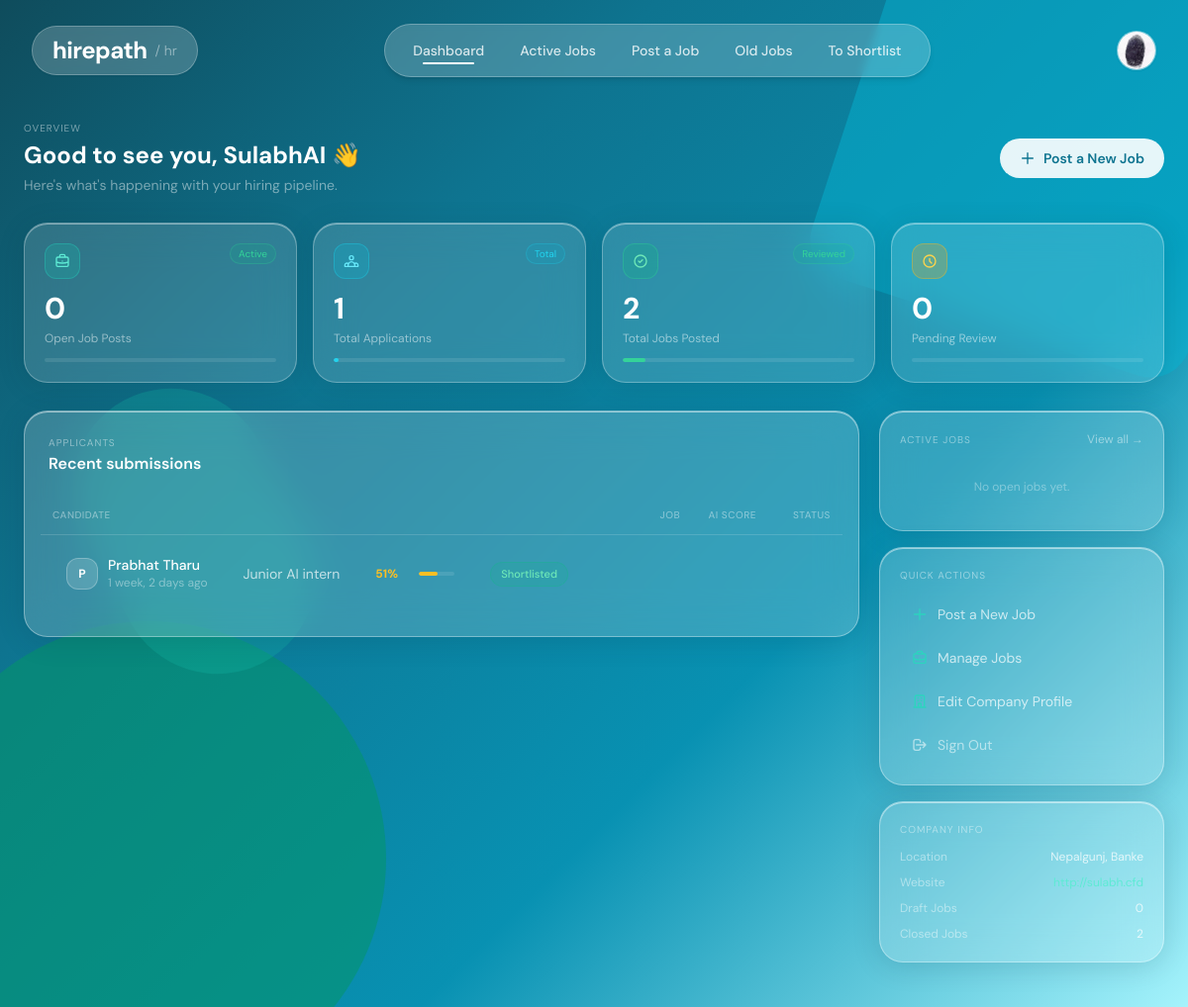
Before: /dashboard/company/ (signed in) with the older database file.
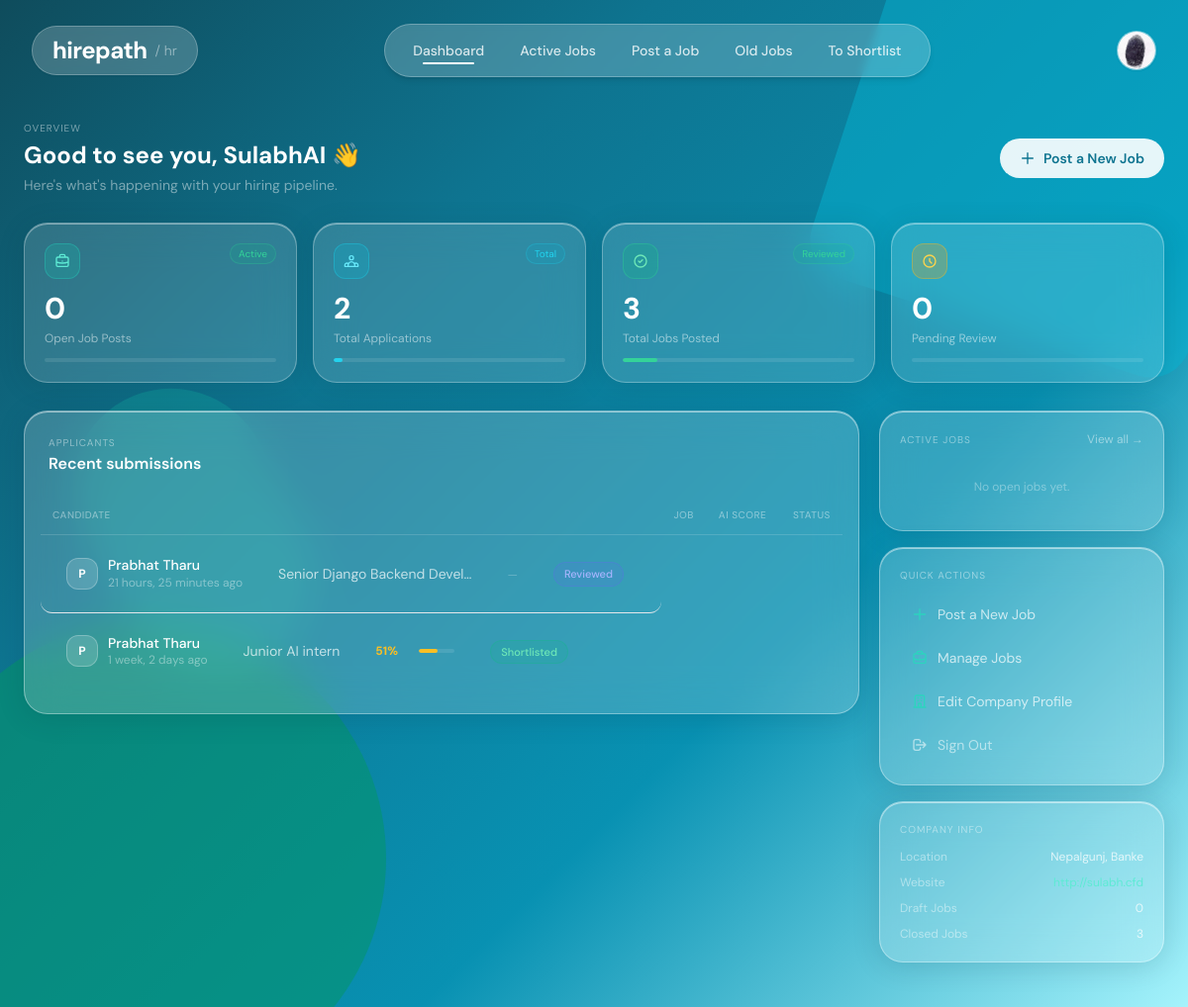
After: the same page with the newer database file.
### applications/models.py (models this page shows, shortened)
class Application(models.Model):
    class Status(models.TextChoices):
        PENDING     = "pending",     "Pending Review"
        REVIEWED    = "reviewed",    "Reviewed"
        SHORTLISTED = "shortlisted", "Shortlisted"
        REJECTED    = "rejected",    "Rejected"
        HIRED       = "hired",       "Hired"
        WITHDRAWN   = "withdrawn",   "Withdrawn"   # ← was missing, caused 3 view crashes
    candidate    = models.ForeignKey(
                     'accounts.CandidateProfile',
                     on_delete=models.CASCADE,
                     related_name="applications",
                   )
    job          = models.ForeignKey(
                     'jobs.Job',
                     on_delete=models.CASCADE,
                     related_name="applications",
                   )
    resume       = models.ForeignKey(
                     Resume,
                     on_delete=models.SET_NULL,
                     null=True,
                     related_name="applications",
                   )
    cover_letter  = models.TextField(blank=True, help_text="Optional cover letter")
    match_score   = models.FloatField(default=0)
    status        = models.CharField(
                      max_length=20,
                      choices=Status.choices,
                      default=Status.PENDING,
                    )
    company_note  = models.TextField(blank=True)
    score_notes   = models.TextField(blank=True)
    status_note   = models.TextField(blank=True, help_text="Internal note visible to company only")
    applied_at    = models.DateTimeField(auto_now_add=True)
    updated_at    = models.DateTimeField(auto_now=True)
    class Meta:
        constraints = [
            models.UniqueConstraint(fields=["candidate", "job"], name="unique_application")
        ]
        ordering = ["-match_score", "-applied_at"]
    @property
    def score_color(self):
        if self.match_score >= 75:
            return "green"
        elif self.match_score >= 45:
            return "yellow"
        return "red"

### accounts/models.py (models this page shows, shortened)
class CandidateProfile(models.Model):
    user            = models.OneToOneField(User, on_delete=models.CASCADE)
    phone           = models.CharField(max_length=20, blank=True)
    about           = models.TextField(blank=True)
    education       = models.TextField(blank=True)
    experience      = models.IntegerField(default=0)
    skills          = models.TextField(blank=True)
    profile_picture = models.ImageField(
                        upload_to='profile_pictures/',
                        blank=True,
                        null=True,
                      )

### jobs/models.py (models this page shows, shortened)
class Job(models.Model):
    class JobType(models.TextChoices):
        FULL_TIME  = "full_time",  "Full-time"
        PART_TIME  = "part_time",  "Part-time"
        CONTRACT   = "contract",   "Contract"
        INTERNSHIP = "internship", "Internship"
        REMOTE     = "remote",     "Remote"
        HYBRID     = "hybrid",     "Hybrid"
    class Status(models.TextChoices):
        OPEN   = "open",   "Open"
        CLOSED = "closed", "Closed"
        DRAFT  = "draft",  "Draft"
    class QualificationLevel(models.TextChoices):
        ANY      = "",         "Any / Not specified"
        DIPLOMA  = "diploma",  "Diploma"
        BACHELOR = "bachelor", "Bachelor's Degree"
        MASTER   = "master",   "Master's Degree"
        PHD      = "phd",      "PhD / Doctorate"
    company          = models.ForeignKey(
                         CompanyProfile,
                         on_delete=models.CASCADE,
                         related_name="jobs"
                       )
    title            = models.CharField(max_length=255)
    description      = models.TextField()
    requirements     = models.TextField(blank=True, help_text="Detailed role requirements")
    responsibilities = models.TextField(blank=True, help_text="Key responsibilities")
    experience_required    = models.IntegerField(
                               default=0,
                               help_text="Minimum years of experience required"
                             )
    qualification_required = models.CharField(
                               max_length=20,
                               choices=QualificationLevel.choices,
                               default=QualificationLevel.ANY,
                               blank=True,
                               help_text="Minimum qualification level required"
                             )
    open_positions   = models.PositiveIntegerField(
                         default=1,
                         help_text="Number of open positions for this role"
                       )
    skills           = models.ManyToManyField(Skill, blank=True)
    location         = models.CharField(max_length=255, blank=True)
    job_type         = models.CharField(
                         max_length=20,
                         choices=JobType.choices,
                         default=JobType.FULL_TIME
                       )
    salary_min       = models.PositiveIntegerField(null=True, blank=True)
    salary_max       = models.PositiveIntegerField(null=True, blank=True)
    salary_currency  = models.CharField(max_length=10, default="NPR")
    status           = models.CharField(
                         max_length=10,
                         choices=Status.choices,
                         default=Status.OPEN
                       )
    deadline         = models.DateField(null=True, blank=True)
    created_at       = models.DateTimeField(auto_now_add=True)
    updated_at       = models.DateTimeField(auto_now=True)
    results_published    = models.BooleanField(default=False)
    shortlist_email_sent = models.BooleanField(default=False)
    class Meta:
        ordering = ["-created_at"]

### accounts/views.py (the view)
# urls.py: path("dashboard/company/",   views.company_dashboard,        name="company_dashboard"),
@login_required
def company_dashboard(request):
    company = CompanyProfile.objects.filter(user=request.user).first()
    if not company:
        return redirect('candidate_dashboard')
    jobs = (
        Job.objects
        .filter(company=company)
        .order_by('-created_at')
    )
    total_jobs  = jobs.count()
    open_jobs   = jobs.filter(status=Job.Status.OPEN).count()
    closed_jobs = jobs.filter(status=Job.Status.CLOSED).count()
    draft_jobs  = jobs.filter(status=Job.Status.DRAFT).count()
    all_apps = Application.objects.filter(job__company=company)
    total_applicants = all_apps.exclude(
        status=Application.Status.WITHDRAWN
    ).count()
    pending_review = all_apps.filter(
        status=Application.Status.PENDING
    ).count()
    recent_applicants = (
        all_apps
        .exclude(status=Application.Status.WITHDRAWN)
        .select_related('candidate__user', 'job', 'resume')
        .order_by('-applied_at')[:8]
    )
    today = timezone.now().date()
    active_jobs = (
        jobs
        .filter(status=Job.Status.OPEN)
        .filter(Q(deadline__gte=today) | Q(deadline__isnull=True))
        .annotate(app_count=Count('applications'))
    )
    return render(request, 'accounts/company_dashboard.html', {
        'company':           company,
        'total_jobs':        total_jobs,
        'open_jobs':         open_jobs,
        'closed_jobs':       closed_jobs,
        'draft_jobs':        draft_jobs,
        'total_applicants':  total_applicants,
        'pending_review':    pending_review,
        'recent_applicants': recent_applicants,
        'active_jobs':       active_jobs,
    })

### jobs/context_processors.py (called while the page is built)
def to_shortlist_count(request):
    if not request.user.is_authenticated:
        return {}
    try:
        company = CompanyProfile.objects.get(user=request.user)
        count = Job.objects.filter(
            company=company,
            results_published=True,
            shortlist_email_sent=False,
        ).count()
        return {'to_shortlist_count': count}
    except CompanyProfile.DoesNotExist:
        return {}

### templates/accounts/company_dashboard.html (shortened to what the changed rows need)
{% extends "company_base.html" %}
{% block main_content %}
<main class="relative z-10 max-w-7xl mx-auto px-4 md:px-6 pt-[12vh] pb-12">
  <div class="flex flex-col sm:flex-row sm:items-center justify-between gap-4 mb-7">
    <div>
      <h1 class="text-2xl text-white font-bold">Good to see you, {{ company.company_name }} 👋</h1>
    </div>
  </div>
  <div class="grid grid-cols-2 md:grid-cols-4 gap-4 mb-7">
    <div class="stat-card rounded-3xl p-5">
      <div class="flex items-start justify-between mb-3">
        <div class="w-9 h-9 rounded-xl bg-cyan-500/25 border border-cyan-400/35 flex items-center justify-center">
        </div>
        <span class="text-[10px] text-cyan-400 bg-cyan-500/15 border border-cyan-400/25 px-2 py-0.5 rounded-full">Total</span>
      </div>
      <p class="text-3xl font-bold text-white">{{ total_applicants }}</p>
      <p class="text-xs text-white/50 mt-1">Total Applications</p>
      <div class="prog-bar mt-3"><div class="prog-fill bg-cyan-400" style="width:{% if total_applicants > 0 %}{% widthratio total_applicants 50 100 %}{% else %}0{% endif %}%"></div></div>
    </div>
    <div class="stat-card rounded-3xl p-5">
      <div class="flex items-start justify-between mb-3">
        <div class="w-9 h-9 rounded-xl bg-emerald-500/25 border border-emerald-400/35 flex items-center justify-center">
        </div>
        <span class="text-[10px] text-emerald-400 bg-emerald-500/15 border border-emerald-400/25 px-2 py-0.5 rounded-full">Reviewed</span>
      </div>
      <p class="text-3xl font-bold text-white">{{ total_jobs }}</p>
      <p class="text-xs text-white/50 mt-1">Total Jobs Posted</p>
      <div class="prog-bar mt-3"><div class="prog-fill bg-emerald-400" style="width:{% if total_jobs > 0 %}{% widthratio total_jobs 20 100 %}{% else %}0{% endif %}%"></div></div>
    </div>
  </div>
  <div class="flex flex-col lg:flex-row gap-5">
    <div class="flex-1 min-w-0 flex flex-col gap-5">
      <div class="glass rounded-3xl p-6">
        {% if recent_applicants %}
        <div class="overflow-x-auto -mx-2">
          <table class="w-full min-w-[500px]">
            <thead>
              <tr class="border-b border-white/15">
                <th class="text-left px-3 py-3 text-white/40 text-[10px] font-medium uppercase tracking-wider">Candidate</th>
                <th class="text-left px-3 py-3 text-white/40 text-[10px] font-medium uppercase tracking-wider hidden md:table-cell">Job</th>
                <th class="text-left px-3 py-3 text-white/40 text-[10px] font-medium uppercase tracking-wider hidden lg:table-cell">AI Score</th>
                <th class="text-right px-3 py-3 text-white/40 text-[10px] font-medium uppercase tracking-wider">Status</th>
              </tr>
            </thead>
            <tbody>
              {% for app in recent_applicants %}
              <tr class="app-row border-b border-white/8 last:border-0">
                <td class="px-3 py-3">
                  <div class="flex items-center gap-2.5">
                    <div class="w-8 h-8 rounded-xl flex-shrink-0 flex items-center justify-center font-bold text-xs bg-white/15 border border-white/25 text-white select-none">
                      {{ app.candidate.user.first_name|first|default:app.candidate.user.username|first|upper }}
                    </div>
                    <div>
                      <p class="text-white text-sm font-medium leading-tight">
                        {{ app.candidate.user.get_full_name|default:app.candidate.user.username }}
                      </p>
                      <p class="text-white/40 text-xs">{{ app.applied_at|timesince }} ago</p>
                    </div>
                  </div>
                </td>
                <td class="px-3 py-3 hidden md:table-cell">
                  <a href="{% url 'view_applicants' app.job.id %}"
                     class="text-white/70 text-sm hover:text-white transition-colors">
                    {{ app.job.title|truncatechars:28 }}
                  </a>
                </td>
                <td class="px-3 py-3 hidden lg:table-cell">
                  {% if app.match_score %}
                  <div class="flex items-center gap-2 min-w-[80px]">
                    <span class="text-xs font-bold w-9
                      {% if app.score_color == 'green' %}text-emerald-400
                      {% elif app.score_color == 'yellow' %}text-amber-400
                      {% else %}text-red-400{% endif %}">
                      {{ app.match_score|floatformat:0 }}%
                    </span>
                    <div class="flex-1 h-1 bg-white/10 rounded-full overflow-hidden">
                      <div class="h-full rounded-full
                        {% if app.score_color == 'green' %}bg-emerald-400
                        {% elif app.score_color == 'yellow' %}bg-amber-400
                        {% else %}bg-red-400{% endif %}"
                           style="width: {{ app.match_score }}%"></div>
                    </div>
                  </div>
                  {% else %}
                  <span class="text-white/25 text-xs">—</span>
                  {% endif %}
                </td>
                <td class="px-3 py-3 text-right">
                  <span class="badge badge-{{ app.status|lower }}">{{ app.get_status_display }}</span>
                </td>
              </tr>
              {% endfor %}
            </tbody>
          </table>
        </div>
        {% endif %}
      </div>
    </div>
    <div class="w-full lg:w-72 flex-shrink-0 flex flex-col gap-4">
      <div class="glass rounded-3xl p-5">
        <div class="space-y-2.5 text-xs">
          <div class="flex items-center justify-between gap-2">
            <span class="text-white/45">Closed Jobs</span>
            <span class="text-white/75">{{ closed_jobs }}</span>
          </div>
        </div>
      </div>
    </div>
  </div>
</main>
{% endblock %}

Changed rows visible on the page:
added Application: candidate.user.first_name|first "P", candidate.user.get_full_name "Prabhat Tharu", applied_at "21 hours, 25 minutes", job "Senior Django Backend Devel…", status "Reviewed"
Other visible differences:
{{ total_applicants }}: "1" → "2"
{{ total_jobs }}: "2" → "3"
{{ closed_jobs }}: "2" → "3"
